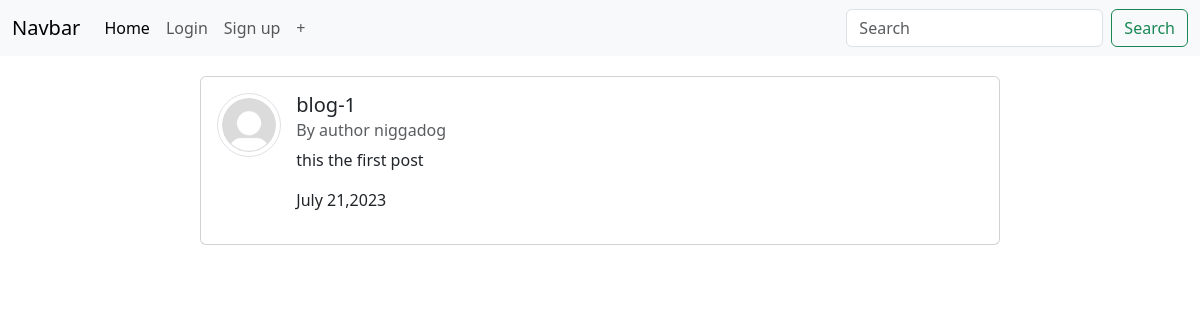
Page /post/2/ on the earlier database version.
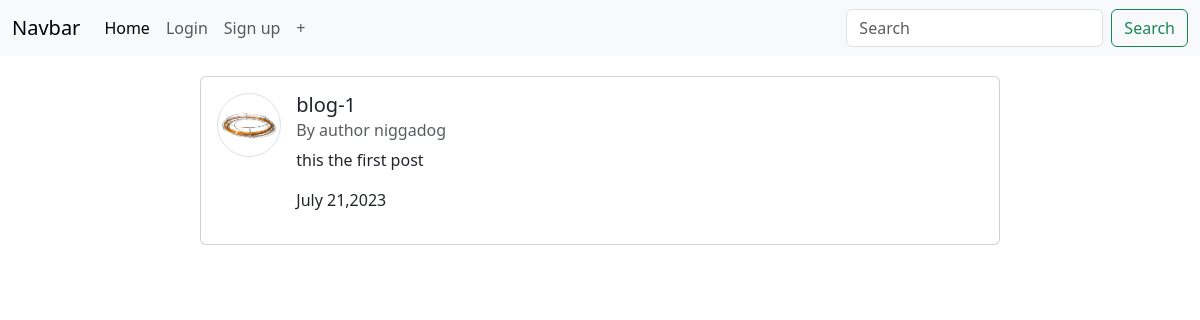
Same page on the later database version.
### blog/models.py (models this page shows, shortened)
class post(models.Model):
    title = models.CharField(max_length=50)
    content =models.CharField(max_length=200)
    author = models.ForeignKey(User , on_delete=models.CASCADE)
    date = models.DateTimeField(default= timezone.now)

### users/models.py (models this page shows, shortened)
class Profile (models.Model):
    user=models.OneToOneField(User, on_delete=models.CASCADE)
    image = models.ImageField(default ='default.jpg', upload_to='profile_pics')

### blog/views.py (the view)
# urls.py: path("post/<int:pk>/", PostDetailView.as_view(), name="post-detail"),
class PostDetailView(DetailView):
    model = post
    template_name ='post_detail.html'

### templates/post_detail.html
{% extends 'index.html' %}
{% block body %}
<div class="c" style="display:flex; align-items:center;justify-content: center; align-items:center; margin: 2.5%;">
    <div class="card" style="width: 50rem; display:flex;">
      <div class="card-body" style="display:flex">
        <img class="rounded-circle img-thumbnail" style="height:64px; width:64px"src="{{object.author.profile.image.url}}">
        <div style="display: flex; flex-direction: column; margin-left: 2%;">
        <h5 class="card-title">{{object.title}}</h5>
        <h6 class="card-subtitle mb-2 text-body-secondary">By author {{object.author}}</h6>
        <p class="card-text">{{object.content}}</p>
        <p class="">{{object.date|date:"F d,Y"}}</p>
      </div>
      </div>
    </div>
    </div>
{% endblock body %}

Differences in the rows shown:
changed through a linked row, post "blog-1": author.profile.image: picture added in place of a placeholder
